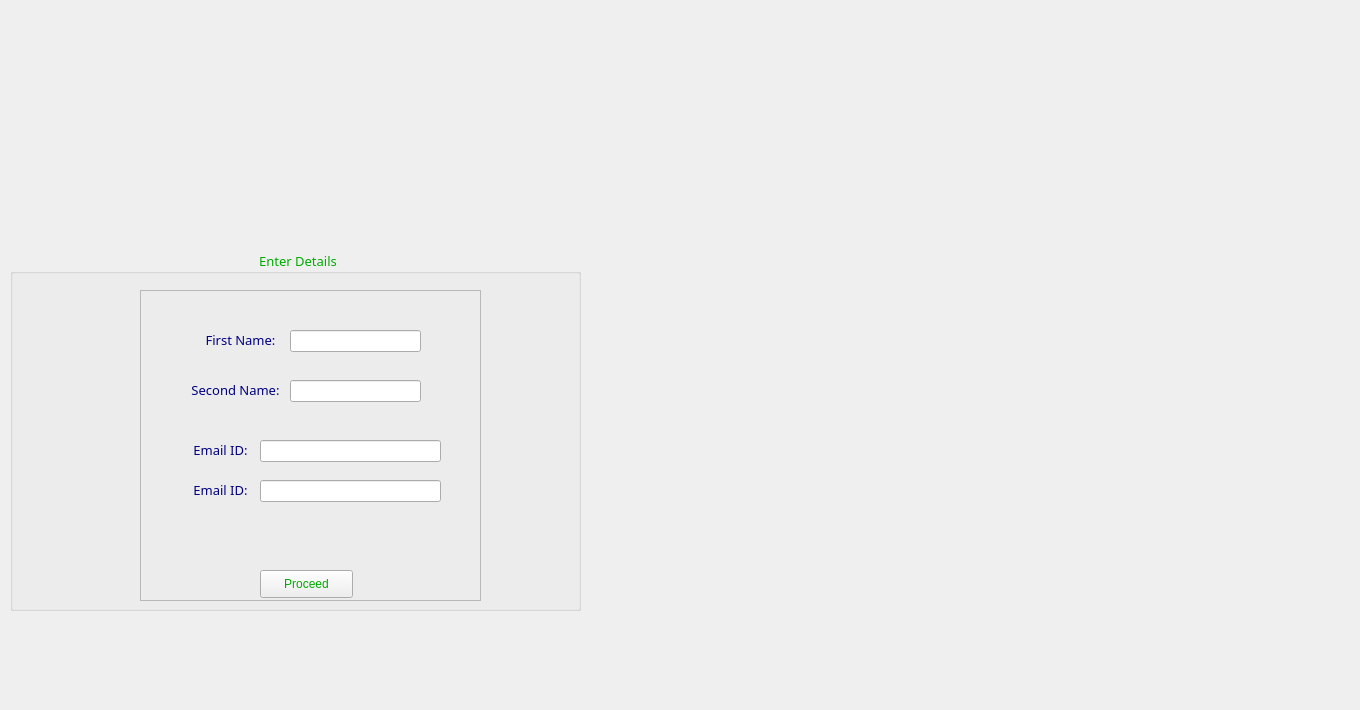
<?xml version="1.0" encoding="UTF-8"?>
<ui version="4.0">
 <class>Register</class>
 <widget class="QWidget" name="Register">
  <property name="geometry">
   <rect>
    <x>0</x>
    <y>0</y>
    <width>1360</width>
    <height>710</height>
   </rect>
  </property>
  <property name="windowTitle">
   <string>Register</string>
  </property>
  <widget class="QGroupBox" name="groupBox">
   <property name="geometry">
    <rect>
     <x>10</x>
     <y>250</y>
     <width>571</width>
     <height>361</height>
    </rect>
   </property>
   <property name="font">
    <font>
     <family>MV Boli</family>
     <pointsize>10</pointsize>
     <weight>50</weight>
     <italic>false</italic>
     <bold>false</bold>
    </font>
   </property>
   <property name="styleSheet">
    <string notr="true">color:rgb(0, 170, 0);
border-color: rgb(255, 170, 0);
font: 10pt &quot;MV Boli&quot;;</string>
   </property>
   <property name="title">
    <string>Enter Details</string>
   </property>
   <property name="alignment">
    <set>Qt::AlignCenter</set>
   </property>
   <property name="flat">
    <bool>false</bool>
   </property>
   <property name="checkable">
    <bool>false</bool>
   </property>
   <widget class="QFrame" name="frame">
    <property name="geometry">
     <rect>
      <x>130</x>
      <y>40</y>
      <width>341</width>
      <height>311</height>
     </rect>
    </property>
    <property name="frameShape">
     <enum>QFrame::StyledPanel</enum>
    </property>
    <property name="frameShadow">
     <enum>QFrame::Raised</enum>
    </property>
    <widget class="QLabel" name="label">
     <property name="geometry">
      <rect>
       <x>50</x>
       <y>40</y>
       <width>101</width>
       <height>21</height>
      </rect>
     </property>
     <property name="font">
      <font>
       <family>MV Boli</family>
       <pointsize>10</pointsize>
       <weight>50</weight>
       <italic>false</italic>
       <bold>false</bold>
      </font>
     </property>
     <property name="text">
      <string>&lt;html&gt;&lt;head/&gt;&lt;body&gt;&lt;p align=&quot;center&quot;&gt;&lt;span style=&quot; color:#00007f;&quot;&gt;First Name:&lt;/span&gt;&lt;/p&gt;&lt;/body&gt;&lt;/html&gt;</string>
     </property>
     <property name="alignment">
      <set>Qt::AlignRight|Qt::AlignTrailing|Qt::AlignVCenter</set>
     </property>
    </widget>
    <widget class="QLineEdit" name="lineEdit">
     <property name="geometry">
      <rect>
       <x>150</x>
       <y>40</y>
       <width>131</width>
       <height>22</height>
      </rect>
     </property>
     <property name="toolTip">
      <string/>
     </property>
     <property name="styleSheet">
      <string notr="true">font: 8pt &quot;MV Boli&quot;;
color: rgb(0, 0, 0);</string>
     </property>
     <property name="inputMask">
      <string/>
     </property>
     <property name="text">
      <string/>
     </property>
    </widget>
    <widget class="QLineEdit" name="lineEdit_2">
     <property name="geometry">
      <rect>
       <x>150</x>
       <y>90</y>
       <width>131</width>
       <height>22</height>
      </rect>
     </property>
     <property name="toolTip">
      <string/>
     </property>
     <property name="styleSheet">
      <string notr="true">font: 8pt &quot;MV Boli&quot;;
color: rgb(0, 0, 0);</string>
     </property>
     <property name="inputMask">
      <string/>
     </property>
     <property name="text">
      <string/>
     </property>
    </widget>
    <widget class="QLabel" name="label_2">
     <property name="geometry">
      <rect>
       <x>40</x>
       <y>90</y>
       <width>111</width>
       <height>21</height>
      </rect>
     </property>
     <property name="font">
      <font>
       <family>MV Boli</family>
       <pointsize>10</pointsize>
       <weight>50</weight>
       <italic>false</italic>
       <bold>false</bold>
      </font>
     </property>
     <property name="text">
      <string>&lt;html&gt;&lt;head/&gt;&lt;body&gt;&lt;p align=&quot;center&quot;&gt;&lt;span style=&quot; color:#00007f;&quot;&gt;Second Name:&lt;/span&gt;&lt;/p&gt;&lt;/body&gt;&lt;/html&gt;</string>
     </property>
    </widget>
    <widget class="QLabel" name="label_3">
     <property name="geometry">
      <rect>
       <x>40</x>
       <y>150</y>
       <width>81</width>
       <height>21</height>
      </rect>
     </property>
     <property name="font">
      <font>
       <family>MV Boli</family>
       <pointsize>10</pointsize>
       <weight>50</weight>
       <italic>false</italic>
       <bold>false</bold>
      </font>
     </property>
     <property name="text">
      <string>&lt;html&gt;&lt;head/&gt;&lt;body&gt;&lt;p align=&quot;center&quot;&gt;&lt;span style=&quot; color:#00007f;&quot;&gt;Email ID:&lt;/span&gt;&lt;/p&gt;&lt;/body&gt;&lt;/html&gt;</string>
     </property>
    </widget>
    <widget class="QLineEdit" name="lineEdit_3">
     <property name="geometry">
      <rect>
       <x>120</x>
       <y>150</y>
       <width>181</width>
       <height>22</height>
      </rect>
     </property>
     <property name="toolTip">
      <string/>
     </property>
     <property name="styleSheet">
      <string notr="true">color:rgb(0, 0, 0);
font: 8pt &quot;MV Boli&quot;;</string>
     </property>
     <property name="inputMask">
      <string/>
     </property>
     <property name="text">
      <string/>
     </property>
    </widget>
    <widget class="QLabel" name="label_4">
     <property name="geometry">
      <rect>
       <x>40</x>
       <y>190</y>
       <width>81</width>
       <height>21</height>
      </rect>
     </property>
     <property name="font">
      <font>
       <family>MV Boli</family>
       <pointsize>10</pointsize>
       <weight>50</weight>
       <italic>false</italic>
       <bold>false</bold>
      </font>
     </property>
     <property name="text">
      <string>&lt;html&gt;&lt;head/&gt;&lt;body&gt;&lt;p align=&quot;center&quot;&gt;&lt;span style=&quot; color:#00007f;&quot;&gt;Email ID:&lt;/span&gt;&lt;/p&gt;&lt;/body&gt;&lt;/html&gt;</string>
     </property>
    </widget>
    <widget class="QPushButton" name="pushButton">
     <property name="geometry">
      <rect>
       <x>120</x>
       <y>280</y>
       <width>93</width>
       <height>28</height>
      </rect>
     </property>
     <property name="text">
      <string>Proceed</string>
     </property>
    </widget>
    <widget class="QLineEdit" name="lineEdit_5">
     <property name="geometry">
      <rect>
       <x>120</x>
       <y>190</y>
       <width>181</width>
       <height>22</height>
      </rect>
     </property>
     <property name="toolTip">
      <string/>
     </property>
     <property name="styleSheet">
      <string notr="true">color:rgb(0, 0, 0);
font: 8pt &quot;MV Boli&quot;;</string>
     </property>
     <property name="inputMask">
      <string/>
     </property>
     <property name="text">
      <string/>
     </property>
    </widget>
   </widget>
  </widget>
  <widget class="QLabel" name="label_5">
   <property name="geometry">
    <rect>
     <x>0</x>
     <y>0</y>
     <width>591</width>
     <height>251</height>
    </rect>
   </property>
   <property name="text">
    <string/>
   </property>
   <property name="pixmap">
    <pixmap>Images/Career Guidance2.gif</pixmap>
   </property>
   <property name="scaledContents">
    <bool>true</bool>
   </property>
  </widget>
 </widget>
 <resources/>
 <connections/>
</ui>
